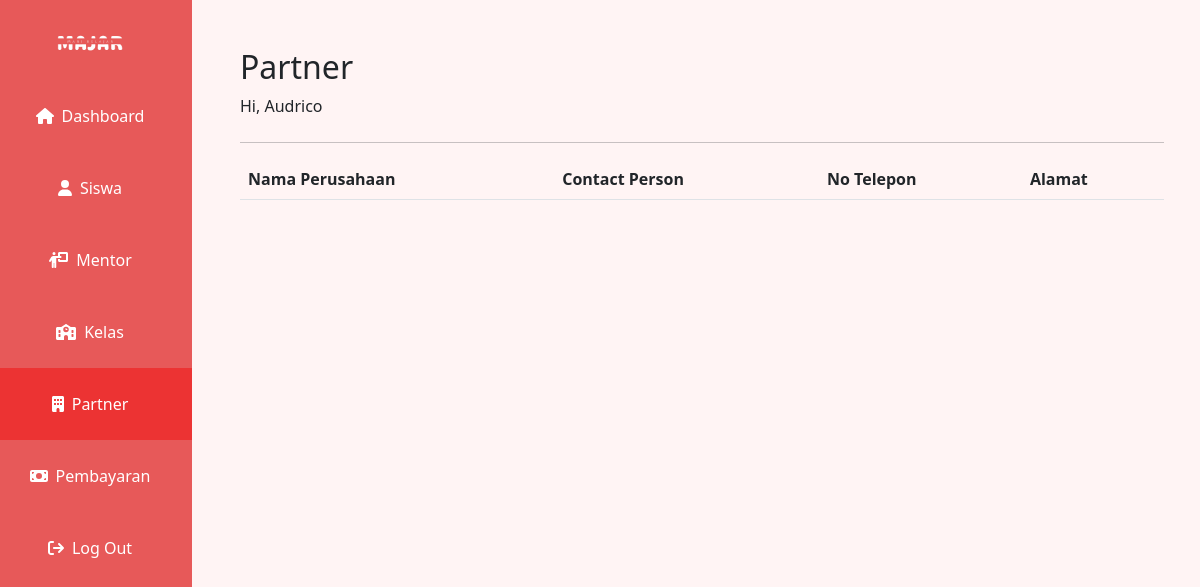
The app's page /partner.php (signed in), older data.
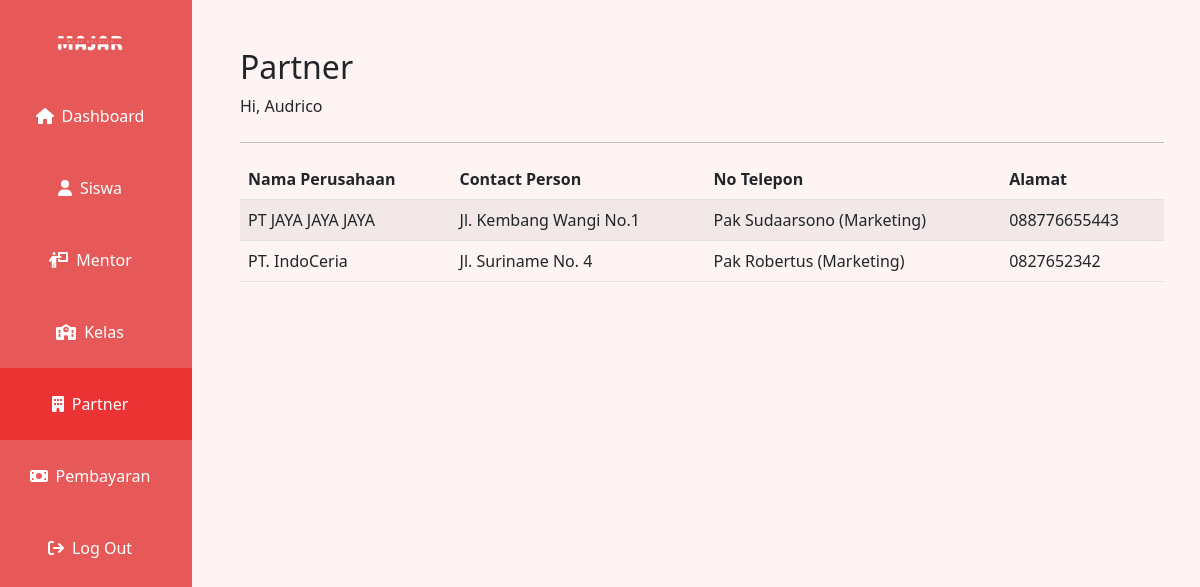
The same page, newer data.
### tables this page shows
CREATE TABLE `partner` (
  `id` int(11) NOT NULL,
  `nama_perusahaan` varchar(200) NOT NULL,
  `nama_kontak` varchar(200) NOT NULL,
  `alamat` varchar(200) NOT NULL,
  `no_telp` varchar(200) NOT NULL,
  `tanggal_pendaftaran` date NOT NULL
);

### partner.php (the view, shortened to what this page needs)
<?php
include('phps/connect.php');
?>
<!doctype html>
<html lang="en">
<?php include "head.php"; ?>
<body>
    <div class="container-fluid text-center p-0" >
        <div class="row" style="min-height: 100vh;">
            <?php include './sidebar.php'; ?>
            <div class="col-10 text-start p-5" style="background-color: #FFF4F4;">
                <h2>Partner</h2>
                <p class="mb-4">Hi, <?php echo $_SESSION["full_name"]; ?></p>
                <hr>
                <table id="example" class="table table-striped" style="width:100%">
                    <thead>
                        <th data-sortable="true">Nama Perusahaan</th>
                        <th data-sortable="true">Contact Person</th>
                        <th data-sortable="true">No Telepon</th>
                        <th data-sortable="true">Alamat</th>
                    </thead>
                    <tbody>
                        <?php
                            $sql = "SELECT p.nama_perusahaan, p.nama_kontak, p.alamat, p.no_telp
                            FROM partner p";
                            $result = $conn->prepare($sql);
                            $result->execute();
                            foreach($result as $row){
                        ?>
                        <tr class="hoverablerow">
                            <td><?php echo $row['nama_perusahaan'] ?></td>
                            <td><?php echo $row['alamat'] ?></td>
                            <td><?php echo $row['nama_kontak'] ?></td>
                            <td><?php echo $row['no_telp'] ?></td>
                        </tr>
                        <?php
                            }
                        ?>
                    </tbody>
                </table>
            </div>
        </div>
    </div>
</body>
</html>

Row changes from the older to the newer data that the page shows:
added partner: nama_perusahaan "PT JAYA JAYA JAYA", alamat "Jl. Kembang Wangi No.1", nama_kontak "Pak Sudaarsono (Marketing)", no_telp "088776655443"
added partner: nama_perusahaan "PT. IndoCeria", alamat "Jl. Suriname No. 4", nama_kontak "Pak Robertus (Marketing)", no_telp "0827652342"
